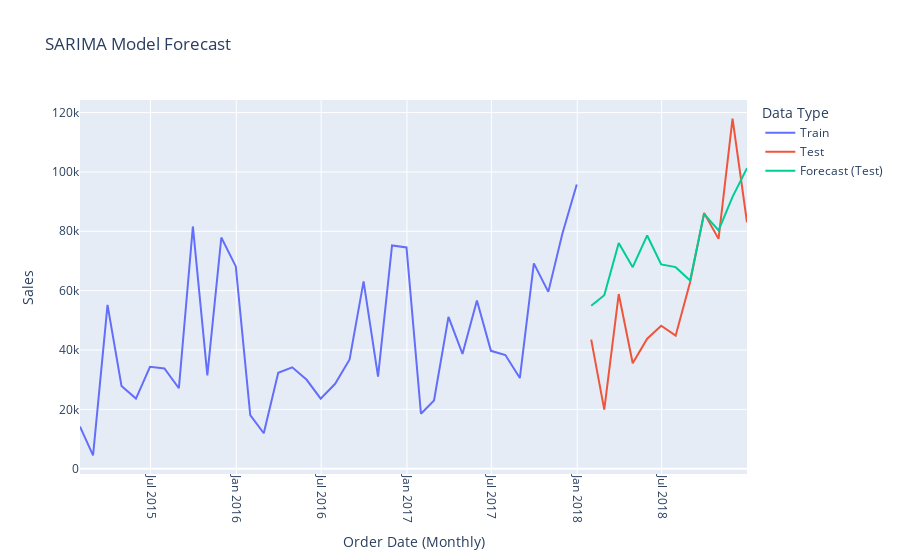

Write notebook code for a chart like this one.
### Code cell
order = (2, 1, 0)
seasonal_order = (1, 0, 0, 12)

# Xây dựng và huấn luyện mô hình trên tập huấn luyện
sarima_model = sm.tsa.SARIMAX(train, order=order, seasonal_order=seasonal_order)
sarima_model_fit = sarima_model.fit()

# Dự báo cho tập kiểm tra và tập dự báo
forecast_train = sarima_model_fit.predict(start=train.index[0], end=train.index[-1], dynamic=False)
forecast_test = sarima_model_fit.predict(start=test.index[0], end=test.index[-1], dynamic=True)

# Tạo DataFrame cho việc visualize
train_df = pd.DataFrame({'Date': train.index, 'Sales': train.values, 'Type': 'Train'})
test_df = pd.DataFrame({'Date': test.index, 'Sales': test.values, 'Type': 'Test'})
forecast_test_df = pd.DataFrame({'Date': test.index, 'Sales': forecast_test.values, 'Type': 'Forecast (Test)'})

# Kết hợp dữ liệu
plot_df = pd.concat([train_df, test_df, forecast_test_df])

# Tạo biểu đồ với Plotly
fig = px.line(plot_df, x='Date', y='Sales', color='Type', title='SARIMA Model Forecast')

fig.update_traces(hovertemplate='Date: %{x}<br>Sales: %{y:,.2f}<extra></extra>')
fig.update_xaxes(tickangle=90)
fig.update_layout(
    xaxis_title='Order Date (Monthly)',
    yaxis_title='Sales',
    legend_title='Data Type'
)

fig.show()

### Figure 1 — Plotly figure (JSON) as saved in the notebook; plotly's stock layout.template omitted (floating-point values rounded to 4 significant figures)
{"data": [{"hovertemplate": "Date: %{x}<br>Sales: %{y:,.2f}<extra></extra>", "legendgroup": "Train", "line": {"color": "#636efa", "dash": "solid"}, "marker": {"symbol": "circle"}, "mode": "lines", "name": "Train", "orientation": "v", "showlegend": true, "type": "scatter", "x": ["2015-01-31T00:00:00", "2015-02-28T00:00:00", "2015-03-31T00:00:00", "2015-04-30T00:00:00", "2015-05-31T00:00:00", "2015-06-30T00:00:00", "2015-07-31T00:00:00", "2015-08-31T00:00:00", "2015-09-30T00:00:00", "2015-10-31T00:00:00", "2015-11-30T00:00:00", "2015-12-31T00:00:00", "2016-01-31T00:00:00", "2016-02-29T00:00:00", "2016-03-31T00:00:00", "2016-04-30T00:00:00", "2016-05-31T00:00:00", "2016-06-30T00:00:00", "2016-07-31T00:00:00", "2016-08-31T00:00:00", "2016-09-30T00:00:00", "2016-10-31T00:00:00", "2016-11-30T00:00:00", "2016-12-31T00:00:00", "2017-01-31T00:00:00", "2017-02-28T00:00:00", "2017-03-31T00:00:00", "2017-04-30T00:00:00", "2017-05-31T00:00:00", "2017-06-30T00:00:00", "2017-07-31T00:00:00", "2017-08-31T00:00:00", "2017-09-30T00:00:00", "2017-10-31T00:00:00", "2017-11-30T00:00:00", "2017-12-31T00:00:00"], "xaxis": "x", "y": [14210.0, 4520.0, 55210.0, 27910.0, 23640.0, 34320.0, 33780.0, 27120.0, 81620.0, 31450.0, 77910.0, 68170.0, 18070.0, 11950.0, 32340.0, 34150.0, 29960.0, 23600.0, 28610.0, 36820.0, 63130.0, 31010.0, 75250.0, 74540.0, 18540.0, 22980.0, 51170.0, 38680.0, 56660.0, 39720.0, 38320.0, 30540.0, 69190.0, 59580.0, 79070.0, 95740.0], "yaxis": "y"}, {"hovertemplate": "Date: %{x}<br>Sales: %{y:,.2f}<extra></extra>", "legendgroup": "Test", "line": {"color": "#EF553B", "dash": "solid"}, "marker": {"symbol": "circle"}, "mode": "lines", "name": "Test", "orientation": "v", "showlegend": true, "type": "scatter", "x": ["2018-01-31T00:00:00", "2018-02-28T00:00:00", "2018-03-31T00:00:00", "2018-04-30T00:00:00", "2018-05-31T00:00:00", "2018-06-30T00:00:00", "2018-07-31T00:00:00", "2018-08-31T00:00:00", "2018-09-30T00:00:00", "2018-10-31T00:00:00", "2018-11-30T00:00:00", "2018-12-31T00:00:00"], "xaxis": "x", "y": [43480.0, 19920.0, 58860.0, 35540.0, 43830.0, 48190.0, 44830.0, 62840.0, 86150.0, 77450.0, 117900.0, 83030.0], "yaxis": "y"}, {"hovertemplate": "Date: %{x}<br>Sales: %{y:,.2f}<extra></extra>", "legendgroup": "Forecast (Test)", "line": {"color": "#00cc96", "dash": "solid"}, "marker": {"symbol": "circle"}, "mode": "lines", "name": "Forecast (Test)", "orientation": "v", "showlegend": true, "type": "scatter", "x": ["2018-01-31T00:00:00", "2018-02-28T00:00:00", "2018-03-31T00:00:00", "2018-04-30T00:00:00", "2018-05-31T00:00:00", "2018-06-30T00:00:00", "2018-07-31T00:00:00", "2018-08-31T00:00:00", "2018-09-30T00:00:00", "2018-10-31T00:00:00", "2018-11-30T00:00:00", "2018-12-31T00:00:00"], "xaxis": "x", "y": [54880.0, 58480.0, 76080.0, 67900.0, 78600.0, 68820.0, 67920.0, 63440.0, 85880.0, 80290.0, 91610.0, 101300.0], "yaxis": "y"}], "layout": {"legend": {"title": {"text": "Data Type"}, "tracegroupgap": 0}, "title": {"text": "SARIMA Model Forecast"}, "xaxis": {"anchor": "y", "domain": [0, 1], "tickangle": 90, "title": {"text": "Order Date (Monthly)"}}, "yaxis": {"anchor": "x", "domain": [0, 1], "title": {"text": "Sales"}}}}
